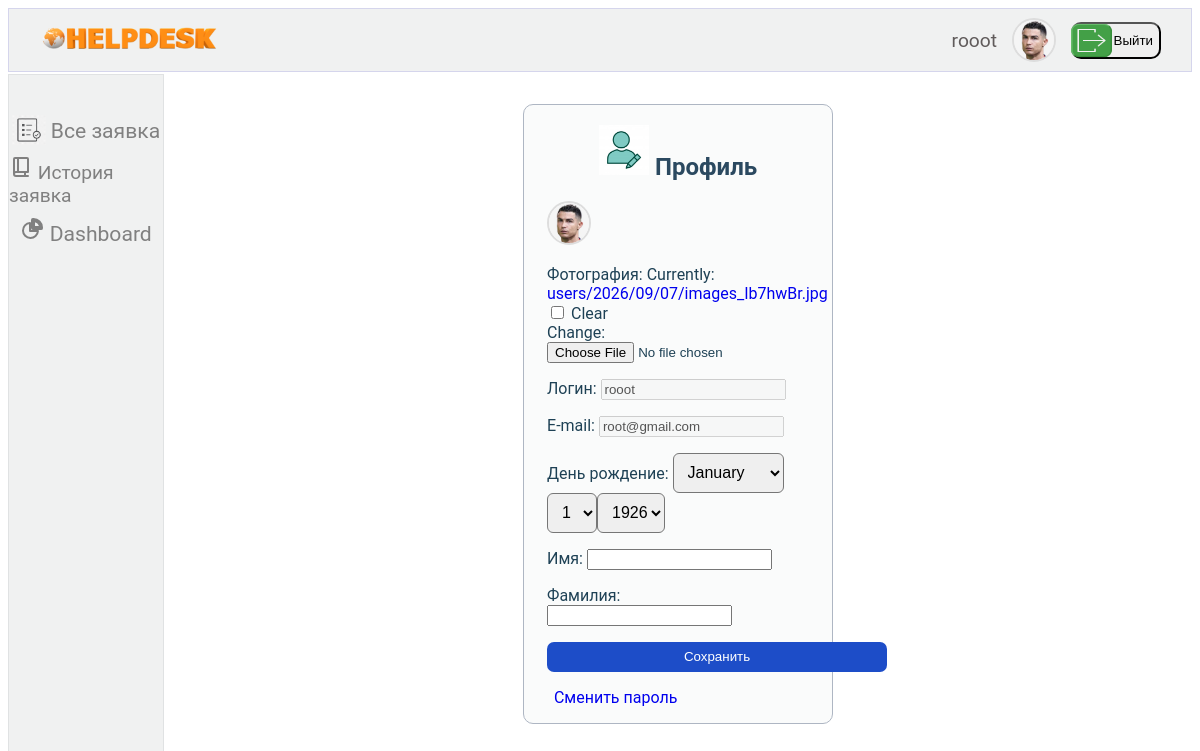
/users/profile/ (signed in), run on the app's committed database.
### users/models.py (models this page shows, shortened)
class User(AbstractUser):
    class Roles(models.TextChoices):
        CLIENT = 'client', 'Клиент'
        SUPPORT = 'support', 'Сотрудник поддержки'
        ADMIN = 'admin', 'Администратор'
    role = models.CharField(max_length=10, choices=Roles.choices, default=Roles.CLIENT)
    photo = models.ImageField(upload_to='users/%Y/%m/%d', null=True, blank=True, verbose_name='Фотография')
    birth_date = models.DateField(blank=True, null=True, verbose_name='Дата рождения')
    ONLINE_THRESHOLD = timedelta(minutes=15)

### users/views.py (the view, shortened to what this page needs)
# urls.py: path('profile/', views.ProfilUser.as_view(), name='profile'),
class ProfilUser(LoginRequiredMixin, UpdateView):
    model = get_user_model()
    form_class = ProfileUserForm
    template_name = 'users/profile.html'
    extra_context = {'title': 'Профиль пользовителя',
                     'default_image': settings.DEFAULT_USER_IMAGE}
    def get_object(self, queryset=None):
        return self.request.user

### users/forms.py
class ProfileUserForm(forms.ModelForm):
    username = forms.CharField(disabled=True, label='Логин', widget=forms.TextInput(attrs={'class': 'form-input'}))
    email = forms.CharField(disabled=True, label='E-mail', widget=forms.TextInput(attrs={'class': 'form-input'}))
    this_year = datetime.date.today().year
    birth_date = forms.DateField(label='День рождение',
                                 widget=forms.SelectDateWidget(years=tuple(range(this_year - 100, this_year - 5))))
    class Meta:
        model = get_user_model()
        fields = ('photo', 'username', 'email', 'birth_date', 'first_name', 'last_name')
        labels = {
            'first_name': 'Имя',
            'last_name': 'Фамилия'
        }
        widgets = {
            'first_name': forms.TextInput(attrs={'class': 'form-input'}),
            'last_name': forms.TextInput(attrs={'class': 'form-input'}),
        }

### users/templates/users/profile.html (shortened to what this page needs)
{% extends "users/support_dashboard.html" %}
{% load static %}
{% block profile_content %}
<div class="users-profile">
    <h2 class="profile-title"><img src="/static/images/profile.jpg" style="height: 50px;"> Профиль</h2>
    <form method="post" enctype="multipart/form-data" class="profile-form">
        {% if user.photo %}
        <img src="{{ user.photo.url }}" alt="{{ user.username }}" class="user-avatar">
        {% else %}
        <p><img src="{{ default_image }}"></p>
        {% endif %}
        {{ form.as_p }}
        <button type="submit" class="profile-btn">Сохранить</button>
    </form>
    <p><a href="{% url 'users:password_change' %}" class="profile-password">Сменить пароль</a></p>
</div>
{% endblock %}

### users/templates/users/support_dashboard.html (shortened to what this page needs)
{% extends "helpdeskside/base.html" %}
{% load static %}
{% block content %}
<div class="employee-page">
    <header class="main-header-top-for-support">
        <nav class="navbar-for-support">
            <a href="{% url 'helpdeskside:home' %}"><img src="/static/images/helpdesk.png" width="180" height="120"
                                                         style="margin-top: 10px"></a>
            <aside class="users-autenticate">
                {% if user.is_authenticated %}
                <a href="{% url 'users:profile'%}" class="users-information">{{ user.username }}</a>
                {% if user.photo %}
                <img src="{{ user.photo.url }}" alt="{{ user.username }}" class="user-avatar">
                {% else %}
                <img src="{% static 'images/default-avatar.png' %}" alt="{{ user.username }}" class="user-avatar">
                {% endif %}
                <div class="logout-side">
                    <form method="post" action="{% url 'users:logout' %}">
                        <button type="submit" class="logout-btn"><img src="/static/images/logout4.png"
                                                                      style="margin-left: -10px" width="80px"
                                                                      height="37px">Выйти
                        </button>
                    </form>
                </div>
                {% else %}
                <a href="{% url 'users:login' %}" class="users-information">Войти</a>
                <a href="{% url 'users:register' %}" class="users-information">Регистрация</a>
                {% endif %}
            </aside>
        </nav>
    </header>
    <main class="employee-page-inner">
        <aside class="employee-ticket-row">
            <div class="employee-ticket-row-inner">
                <img src="/static/images/all-orders.png" style="height: 30px" class="employee-ticket-row-img">
                <a href="{% url 'helpdeskside:all_tickets' %}" class="employee-ticket-url">Все заявка</a>
            </div>
            <a href="{% url 'helpdeskside:history_tickets' %}" class="history-ticket-url">
                История заявка</a>
            <a href="{% url 'helpdeskside:dashboard_statistics' %}" class="employee-ticket-url">
                Dashboard</a>
        </aside>
        <div class="employee-ticket-inform">
            <section class="dashboard-content">
                {% block profile_content %}{% endblock %}
            </section>
        </div>
    </main>
</div>
{% endblock %}

### helpdeskside/static/CSS.css (style rules this page uses)
body { font-family: 'Roboto', sans-serif; }
a { text-decoration: none; }
p { color: #1e4155; }
select { height: 40px; border-radius: 6px; font-size: 1em; padding-left: 10px; }
.employee-page { display: flex; flex-direction: column; gap: 2px; }
.employee-ticket-row { width: 15%; display: flex; flex-direction: column; align-items: center; gap: 10px; min-height: 100vh; background-color: #f0f1f1; font-size: 1.2em; border: 1px solid #e0e2e3; }
.employee-ticket-row-inner { display: flex; flex-direction: row; align-items: center; gap: 5px; margin-top: 40px; }
.employee-ticket-row-img { background-color: gray; }
.employee-page-inner { width: 100%; display: flex; flex-direction: row; }
.employee-ticket-inform { width: 100%; }
.employee-ticket-url { font-size: 1.1em; color: gray; }
.navbar-for-support { height: 60px; display: flex; flex-direction: row; align-items: center; justify-content: space-between; padding: 1px 30px 1px 30px; background-color: #f0f1f1; border: 1px solid #d5d5ec; }
.users-autenticate { display: flex; flex-direction: row; align-items: center; gap: 15px; }
.users-information { color: #605b5b; text-decoration: none; font-size: 1.2em; }
.user-avatar { width: 40px; height: 40px; border-radius: 50%; object-fit: cover; border: 2px solid #ddd; }
.logout-btn { width: 90px; height: 37px; display: flex; flex-direction: row; align-items: center; border-radius: 10px; }
.users-profile { width: 30%; border: 1px solid #aeb6c3; border-radius: 10px; background-color: #fafbfb; margin: 0 auto; margin-top: 30px; }
.profile-form { width: 85%; margin: 0 auto; }
.profile-title { text-align: center; color: #2b4960; }
.profile-btn { width: 340px; height: 30px; background-color: #1d4dc8; border-radius: 7px; border: none; color: white; }
.profile-password { text-decoration: navajowhite; margin-left: 30px; }
.history-ticket-url { color: gray; }

### data on the page
User: username "rooot", photo (picture), email "root@gmail.com"
